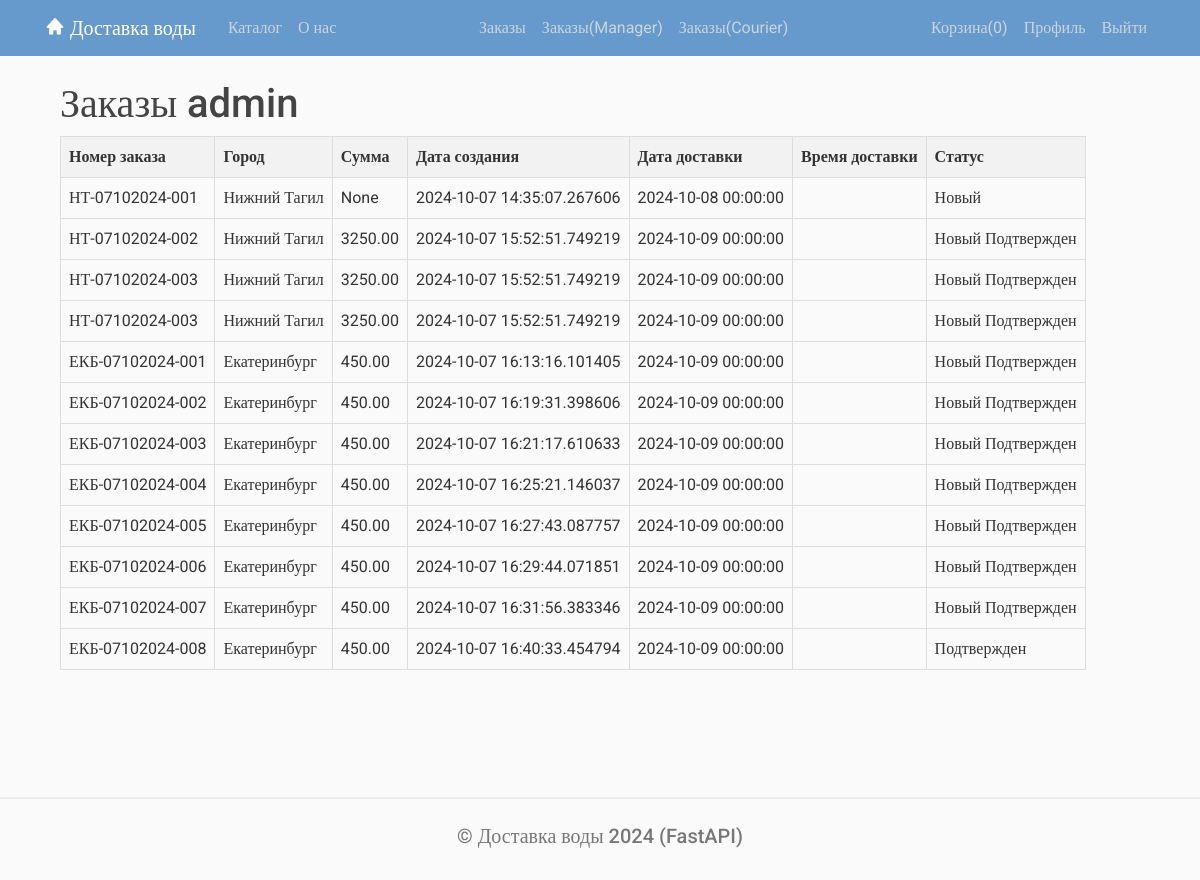
/order/list (signed in), run on the app's committed database.
### models/user.py (models this page shows, shortened)
class User(Base):
    __tablename__ = 'users'
    id = Column(Integer, primary_key=True, index=True)
    username = Column(String)
    email = Column(String, unique=True, index=True)
    password = Column(String)  # пароль
    is_active = Column(Boolean, default=True)
    is_admin = Column(Boolean, default=False)
    orders = relationship('Order', back_populates='user')
    profile = relationship('Profile', back_populates='user', uselist=False)  # профиль

### models/order.py (models this page shows, shortened)
class Order(Base):
    __tablename__ = "orders"
    id = Column(Integer, primary_key=True, index=True)
    number = Column(String)
    customer_name = Column(String)
    customer_email = Column(String)
    customer_phone = Column(String)
    address = Column(String)
    delivery_date = Column(DateTime)
    items = Column(String)
    total_price = Column(DECIMAL(10, 2), default=0.00)
    created_at = Column(DateTime, default=datetime.now())
    is_new = Column(Boolean, default=True)
    is_confirmed = Column(Boolean, default=False)
    confirmed_at = Column(DateTime, default=None)
    is_delivered = Column(Boolean, default=False)
    is_delivered_time = Column(DateTime, default=None)
    is_canceled = Column(Boolean, default=False)
    city_id = Column(Integer, ForeignKey('cities.id'), nullable=False)
    city = relationship('City', back_populates='orders')
    user_id = Column(Integer, ForeignKey('users.id'), nullable=False)
    user = relationship('User', back_populates='orders')

### models/sprav.py (models this page shows)
class City(Base):
    __tablename__ = "cities"
    id = Column(Integer, primary_key=True, index=True)
    name = Column(String, index=True)
    abbreviation = Column(String, index=True)
    orders = relationship('Order', back_populates='city')
    profiles = relationship('Profile', back_populates='city')

### routers/order.py (the view)
@router.get("/list")
async def all_orders(request: Request, db: Session = Depends(get_db)):
    user = get_current_user(request, db)
    print(user.id, user.username)
    orders = db.scalars(select(Order).where(Order.user_id == user.id))
    context = {
        'title': 'Заказы',
        'orders': orders,
        'cart_items_count': request.session.get("cart_items_count", 0),
        'user': user
    }
    return templates.TemplateResponse(request, "/order/orders.html", context)

### templates/order/orders.html (shortened to what this page needs)
{% extends "main.html" %}
{% block content %}
<div class="container">
    <h1>Заказы {{ user.username }}</h1>
    {% if user.is_authenticated() %}
    <table>
        <thead>
        <tr>
            <th>Номер заказа</th>
            <th>Город</th>
            <th>Сумма</th>
            <th>Дата создания</th>
            <th>Дата доставки</th>
            <th>Время доставки</th>
            <th>Статус</th>
        </tr>
        </thead>
        <tbody>
        {% for order in orders %}
        <tr>
            <td class="{% if order.is_canceled %}canceled{% endif %}">{{ order.number }}</td>
            <td>{{ order.city.name }}</td>
            <td>{{ order.total_price }}</td>
            <td>{{ order.created_at }}</td>
            <td>{{ order.delivery_date }}</td>
            <td>{% if order.is_delivered %}{{ order.is_delivered_time }}{% endif %}</td>
            <td>{% if order.is_new %}Новый{% endif %}
                {% if order.is_confirmed %}Подтвержден{% endif %}
            </td>
        </tr>
        {% endfor %}
        </tbody>
    </table>
    {% else %}
    <p>Чтобы обрабатывать заказы, вам необходимо <a href="/user/login">войти</a>.</p>
    {% endif %}
</div>
{% endblock %}

### static/styles.css (style rules this page uses)
body, html { width:100%; height:100% }
body { margin:0; padding:0; background: #fafafa; color: #333333; margin-top: 5rem; font-family:Roboto; }
h1, h2, h3, h4, h5, h6 { color: #444444; }

### templates/order/orders.html (style rules this page uses)
table { width: 100%; border-collapse: collapse; }
th, td { border: 1px solid #ddd; padding: 8px; text-align: left; white-space: nowrap; }
th { background-color: #f2f2f2; }
th:nth-child(1), td:nth-child(1) { width: 150px; }
th:nth-child(5), td:nth-child(5) { width: 100px; }

### data on the page
User: username "admin"
Order: number "НТ-07102024-001", city.name "Нижний Тагил", total_price "None", created_at "2024-10-07 14:35:07.267606", delivery_date "2024-10-08 00:00:00", is_new "Новый"
Order: number "НТ-07102024-002", city.name "Нижний Тагил", total_price "3250.00", created_at "2024-10-07 15:52:51.749219", delivery_date "2024-10-09 00:00:00", is_new "Новый", is_confirmed "Подтвержден"
Order: number "НТ-07102024-003", city.name "Нижний Тагил", total_price "3250.00", created_at "2024-10-07 15:52:51.749219", delivery_date "2024-10-09 00:00:00", is_new "Новый", is_confirmed "Подтвержден"
Order: number "НТ-07102024-003", city.name "Нижний Тагил", total_price "3250.00", created_at "2024-10-07 15:52:51.749219", delivery_date "2024-10-09 00:00:00", is_new "Новый", is_confirmed "Подтвержден"
Order: number "ЕКБ-07102024-001", city.name "Екатеринбург", total_price "450.00", created_at "2024-10-07 16:13:16.101405", delivery_date "2024-10-09 00:00:00", is_new "Новый", is_confirmed "Подтвержден"
Order: number "ЕКБ-07102024-002", city.name "Екатеринбург", total_price "450.00", created_at "2024-10-07 16:19:31.398606", delivery_date "2024-10-09 00:00:00", is_new "Новый", is_confirmed "Подтвержден"
Order: number "ЕКБ-07102024-003", city.name "Екатеринбург", total_price "450.00", created_at "2024-10-07 16:21:17.610633", delivery_date "2024-10-09 00:00:00", is_new "Новый", is_confirmed "Подтвержден"
Order: number "ЕКБ-07102024-004", city.name "Екатеринбург", total_price "450.00", created_at "2024-10-07 16:25:21.146037", delivery_date "2024-10-09 00:00:00", is_new "Новый", is_confirmed "Подтвержден"
Order: number "ЕКБ-07102024-005", city.name "Екатеринбург", total_price "450.00", created_at "2024-10-07 16:27:43.087757", delivery_date "2024-10-09 00:00:00", is_new "Новый", is_confirmed "Подтвержден"
Order: number "ЕКБ-07102024-006", city.name "Екатеринбург", total_price "450.00", created_at "2024-10-07 16:29:44.071851", delivery_date "2024-10-09 00:00:00", is_new "Новый", is_confirmed "Подтвержден"
Order: number "ЕКБ-07102024-007", city.name "Екатеринбург", total_price "450.00", created_at "2024-10-07 16:31:56.383346", delivery_date "2024-10-09 00:00:00", is_new "Новый", is_confirmed "Подтвержден"
Order: number "ЕКБ-07102024-008", city.name "Екатеринбург", total_price "450.00", created_at "2024-10-07 16:40:33.454794", delivery_date "2024-10-09 00:00:00", is_confirmed "Подтвержден"

### other printed values
{{ cart_items_count }} "0"
